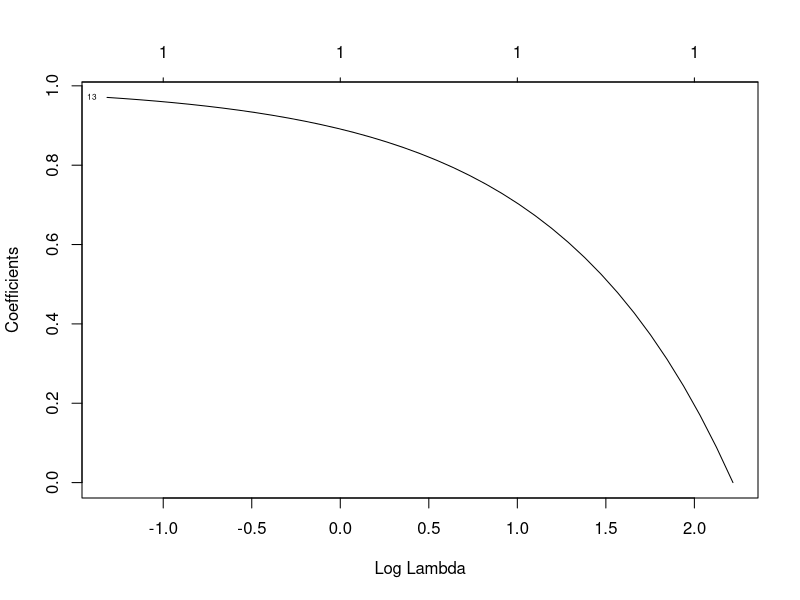

This figure's R source:
install.packages("glmnet")
install.packages("Matrix")
library(Matrix)
library(glmnet)
library(mlbench)
library(MASS)
data("BostonHousing")
dataset=BostonHousing #import dataset
BostonHousing$chas=NULL
x <- as.matrix(BostonHousing[, -14])
y <- BostonHousing$med
lasso_model <- glmnet(x, y, alpha = 1) 
print(lasso_model)
coefficients=coef(lasso_model)
plot(lasso_model, xvar = "lambda", label = TRUE)

# predict using the Lasso model
y_pred <- predict(lasso_model, newx = x)

# calculate the MSE and RMSE
mse <- mean((y - y_pred)^2)
rmse <- sqrt(mse)

# print the results
mse
rmse
